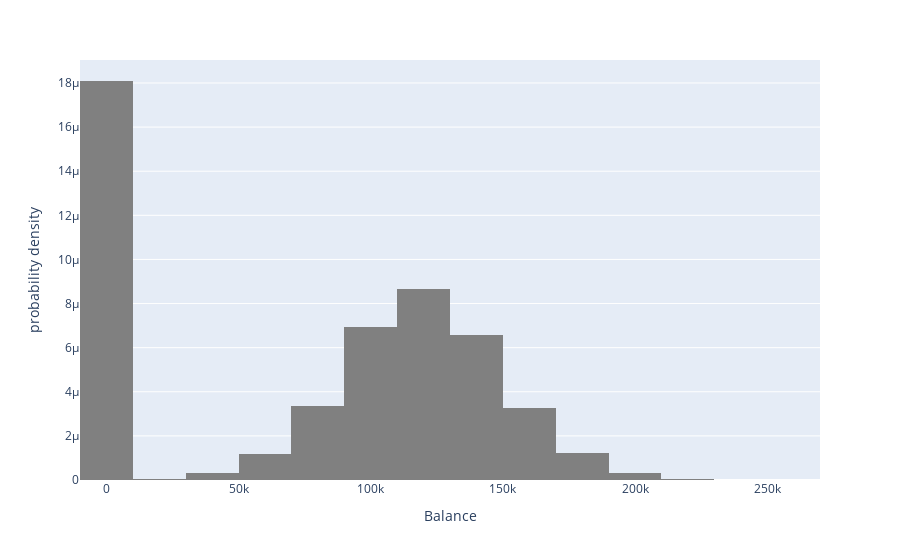

The notebook cell this image was saved under:
### Code cell
#Explore balance column
fig = px.histogram(df,
                    x="Balance", 
                    nbins=20, 
                    histnorm='probability density',
                    color_discrete_sequence=['grey'])
fig.show()
# It looks that most balances are between 0 and 10K

### Figure 1 — Plotly figure (JSON) as saved in the notebook; plotly's stock layout.template omitted (floating-point values rounded to 4 significant figures; data arrays with more than 128 entries replaced by an {"elided": "..."} marker saying what was removed)
{"data": [{"alignmentgroup": "True", "bingroup": "x", "histnorm": "probability density", "hovertemplate": "Balance=%{x}<br>probability density=%{y}<extra></extra>", "legendgroup": "", "marker": {"color": "grey", "pattern": {"shape": ""}}, "name": "", "nbinsx": 20, "offsetgroup": "", "orientation": "v", "showlegend": false, "type": "histogram", "x": {"elided": "10000 float values"}, "xaxis": "x", "yaxis": "y"}], "layout": {"autosize": true, "barmode": "relative", "legend": {"tracegroupgap": 0}, "margin": {"t": 60}, "xaxis": {"anchor": "y", "autorange": true, "domain": [0, 1], "range": [-10000, 270000], "title": {"text": "Balance"}, "type": "linear"}, "yaxis": {"anchor": "x", "autorange": true, "domain": [0, 1], "range": [0, 1.904e-05], "title": {"text": "probability density"}}}}
